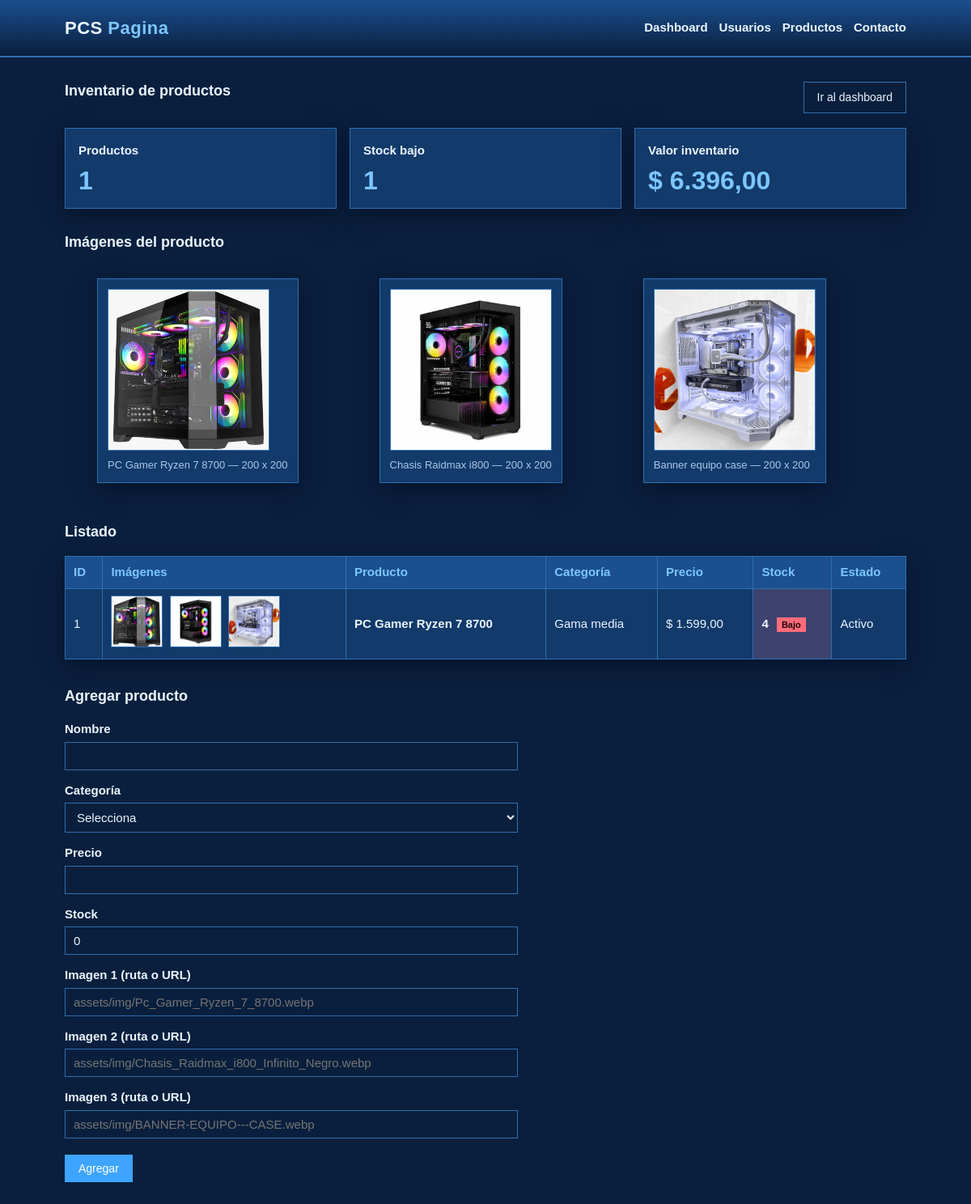
Screenshot of /crud_usuarios/productos.php with the database file from the repository.
### tables this page shows
CREATE TABLE IF NOT EXISTS productos (
  id_producto     INT NOT NULL AUTO_INCREMENT,
  id_categoria    INT NOT NULL,
  nombre          VARCHAR(120)  NOT NULL,
  marca           VARCHAR(60)   DEFAULT NULL,
  descripcion     TEXT          DEFAULT NULL,
  precio          DECIMAL(12,2) NOT NULL,
  stock           INT           NOT NULL DEFAULT 0,
  procesador      VARCHAR(80)   DEFAULT NULL,
  tarjeta_grafica VARCHAR(80)   DEFAULT NULL,
  memoria_ram_gb  SMALLINT      DEFAULT NULL,
  almacenamiento  VARCHAR(80)   DEFAULT NULL,
  placa_madre     VARCHAR(80)   DEFAULT NULL,
  fuente_poder    VARCHAR(60)   DEFAULT NULL,
  gabinete        VARCHAR(80)   DEFAULT NULL,
  garantia_meses  SMALLINT      DEFAULT NULL,
  destacado       BOOLEAN       NOT NULL DEFAULT 0,
  activo          BOOLEAN       NOT NULL DEFAULT 1,
  fecha_creacion  DATETIME      NOT NULL DEFAULT CURRENT_TIMESTAMP,
  PRIMARY KEY (id_producto),
  KEY idx_productos_precio (precio),
  CONSTRAINT fk_productos_categoria
    FOREIGN KEY (id_categoria) REFERENCES categorias (id_categoria)
);

CREATE TABLE IF NOT EXISTS categorias (
  id_categoria INT NOT NULL AUTO_INCREMENT,
  nombre       VARCHAR(60)  NOT NULL,
  descripcion  VARCHAR(255) DEFAULT NULL,
  PRIMARY KEY (id_categoria),
  UNIQUE KEY uq_categorias_nombre (nombre)
);

### crud_usuarios/productos.php (the view, shortened to what this page needs)
<?php
require __DIR__ . '/includes/conexion.php';
$productos = $pdo->query(
    'SELECT p.id_producto, p.nombre, p.precio, p.stock, p.activo, c.nombre AS categoria
     FROM productos p INNER JOIN categorias c ON c.id_categoria = p.id_categoria
     ORDER BY p.stock ASC, p.id_producto DESC'
)->fetchAll();
$totalProductos = count($productos);
$stockBajo = 0;
$valorInventario = 0;
foreach ($productos as $p) {
    if ((int) $p['stock'] <= 5) $stockBajo++;
    $valorInventario += (float) $p['precio'] * (int) $p['stock'];
}
require __DIR__ . '/includes/header.php';
?>
<div class="barra">
    <h2>Inventario de productos</h2>
    <a class="btn btn-claro" href="DASHBOARD.php">Ir al dashboard</a>
</div>
<section class="tarjetas">
    <article class="tarjeta"><h3>Productos</h3><p class="kpi"><?= $totalProductos ?></p></article>
    <article class="tarjeta"><h3>Stock bajo</h3><p class="kpi"><?= $stockBajo ?></p></article>
    <article class="tarjeta"><h3>Valor inventario</h3><p class="kpi">$ <?= number_format($valorInventario, 2, ',', '.') ?></p></article>
</section>
<section id="consolas">
    <h2>Imágenes del producto</h2>
    <div class="espacios-img">
        <figure class="tarjeta-producto">
            <img class="imagen-producto" src="assets/img/Pc_Gamer_Ryzen_7_8700_598911d6-450a-40d3-b7f8-6c2bc2fdb279.webp" width="200" height="200" alt="PC Gamer Ryzen 7 8700">
            <figcaption>PC Gamer Ryzen 7 8700 — 200 x 200</figcaption>
        </figure>
        <figure class="tarjeta-producto">
            <img class="imagen-producto" src="assets/img/Chasis_Raidmax_i800_Infinito_Negro.webp" width="200" height="200" alt="Chasis Raidmax i800 Infinito Negro">
            <figcaption>Chasis Raidmax i800 — 200 x 200</figcaption>
        </figure>
        <figure class="tarjeta-producto">
            <img class="imagen-producto" src="assets/img/BANNER-EQUIPO---CASE.webp" width="200" height="200" alt="Banner equipo case">
            <figcaption>Banner equipo case — 200 x 200</figcaption>
        </figure>
    </div>
</section>
<section>
    <h2>Listado</h2>
    <?php if (empty($productos)): ?>
        <div class="vacio">El inventario está vacío. Agrega el primer producto abajo.</div>
    <?php else: ?>
        <table>
            <thead><tr><th>ID</th><th>Imágenes</th><th>Producto</th><th>Categoría</th><th>Precio</th><th>Stock</th><th>Estado</th></tr></thead>
            <tbody>
            <?php foreach ($productos as $p): ?>
                <tr>
                    <td><?= (int) $p['id_producto'] ?></td>
                    <td>
                        <?php foreach ($p['imagenes'] as $url): ?>
                            <img class="thumb" src="<?= htmlspecialchars($url) ?>" alt="Imagen de <?= htmlspecialchars($p['nombre']) ?>">
                        <?php endforeach; ?>
                    </td>
                    <td><strong><?= htmlspecialchars($p['nombre']) ?></strong></td>
                    <td><?= htmlspecialchars($p['categoria']) ?></td>
                    <td>$ <?= number_format((float) $p['precio'], 2, ',', '.') ?></td>
                    <td class="<?= (int) $p['stock'] <= 5 ? 'stock-bajo' : '' ?>">
                        <?= (int) $p['stock'] ?>
                        <?php if ((int) $p['stock'] <= 5): ?><span class="alerta">Bajo</span><?php endif; ?>
                    </td>
                    <td><?= (int) $p['activo'] ? 'Activo' : 'Inactivo' ?></td>
                </tr>
            <?php endforeach; ?>
            </tbody>
        </table>
    <?php endif; ?>
</section>
<section>
    <h2>Agregar producto</h2>
    <form class="formulario" method="post" action="productos.php">
        <div class="campo">
            <label for="nombre">Nombre</label>
            <input type="text" id="nombre" name="nombre" maxlength="120" required>
        </div>
        <div class="campo">
            <label for="id_categoria">Categoría</label>
            <select id="id_categoria" name="id_categoria" required>
                <option value="">Selecciona</option>
            </select>
        </div>
        <div class="campo">
            <label for="precio">Precio</label>
            <input type="number" id="precio" name="precio" step="0.01" min="0" required>
        </div>
        <div class="campo">
            <label for="stock">Stock</label>
            <input type="number" id="stock" name="stock" step="1" min="0" value="0" required>
        </div>
        <div class="campo">
            <label for="imagen1">Imagen 1 (ruta o URL)</label>
            <input type="text" id="imagen1" name="imagen1" maxlength="255" placeholder="assets/img/Pc_Gamer_Ryzen_7_8700.webp">
        </div>
        <div class="campo">
            <label for="imagen2">Imagen 2 (ruta o URL)</label>
            <input type="text" id="imagen2" name="imagen2" maxlength="255" placeholder="assets/img/Chasis_Raidmax_i800_Infinito_Negro.webp">
        </div>
        <div class="campo">
            <label for="imagen3">Imagen 3 (ruta o URL)</label>
            <input type="text" id="imagen3" name="imagen3" maxlength="255" placeholder="assets/img/BANNER-EQUIPO---CASE.webp">
        </div>
        <div class="botones"><button type="submit" class="btn">Agregar</button></div>
    </form>
</section>
<?php require __DIR__ . '/includes/footer.php'; ?>

### crud_usuarios/css/style.css (style rules this page uses)
:root { --bg: #0a1f3d; --panel: #123a6b; --panel-2: #1b4f8f; --texto: #eaf6ff; --texto-suave: #a9c9ea; --borde: #2f6fb0; --acento: #3da5ff; --acento-hover: #7cc6ff; --peligro: #ff6b7a; --ok: #35d0a5; --sombra: 0 8px 24px rgba(0, 12, 32, 0.55); }
* { box-sizing: border-box; }
body { margin: 0; background: var(--bg); color: var(--texto); font-family: Arial, Helvetica, sans-serif; font-size: 15px; line-height: 1.5; min-height: 100vh; }
h2 { font-size: 18px; margin: 0 0 16px; }
h3 { margin: 0 0 8px; font-size: 15px; }
.barra { display: flex; justify-content: space-between; align-items: center; margin-bottom: 16px; gap: 12px; }
.btn { display: inline-block; padding: 8px 16px; border: 1px solid var(--acento); background: var(--acento); color: #ffffff; text-decoration: none; font-size: 14px; cursor: pointer; }
.btn-claro { background: transparent; color: var(--texto); border-color: var(--borde); }
table { width: 100%; border-collapse: collapse; background: var(--panel); box-shadow: var(--sombra); }
th, td { border: 1px solid var(--borde); padding: 8px 10px; text-align: left; }
th { background: var(--panel-2); color: var(--acento-hover); font-weight: 600; }
form.formulario { max-width: 560px; }
.campo { margin-bottom: 14px; }
.campo label { display: block; font-weight: 600; margin-bottom: 4px; color: var(--texto); }
.campo input, .campo select, .campo textarea { width: 100%; padding: 8px 10px; border: 1px solid var(--borde); background: var(--bg); color: var(--texto); font-size: 15px; font-family: inherit; }
.botones { display: flex; gap: 10px; margin-top: 20px; flex-wrap: wrap; }
section { margin-bottom: 32px; }
.tarjetas { display: grid; grid-template-columns: repeat(auto-fit, minmax(200px, 1fr)); gap: 16px; margin-bottom: 28px; }
.tarjeta { border: 1px solid var(--borde); background: var(--panel); padding: 16px; box-shadow: var(--sombra); }
.kpi { margin: 0; font-size: 32px; font-weight: 700; line-height: 1.1; color: var(--acento-hover); }
.stock-bajo { background: rgba(255, 107, 122, 0.18); font-weight: 700; }
.alerta { display: inline-block; margin-left: 6px; padding: 1px 6px; background: var(--peligro); color: #1a0308; font-size: 11px; }
.espacios-img { display: flex; gap: 20px; flex-wrap: wrap; }
.tarjeta-producto { border: 1px solid var(--borde); background: var(--panel); padding: 12px; box-shadow: var(--sombra); }
.imagen-producto { width: 200px; height: 200px; object-fit: cover; display: block; background: var(--panel-2); border: 1px solid var(--borde); }
.tarjeta-producto figcaption { margin-top: 8px; font-size: 13px; color: var(--texto-suave); }
.thumb { width: 64px; height: 64px; object-fit: cover; border: 1px solid var(--borde); margin-right: 4px; background: var(--panel-2); }

### rows the page displays
productos: id_producto "1", nombre "PC Gamer Ryzen 7 8700", id_categoria.nombre "Gama media", precio "1.599,00", stock "4", shows "Bajo", activo "Activo"

### other values shown
$totalProductos "1"
$stockBajo "1"
$valorInventario "6.396,00"
